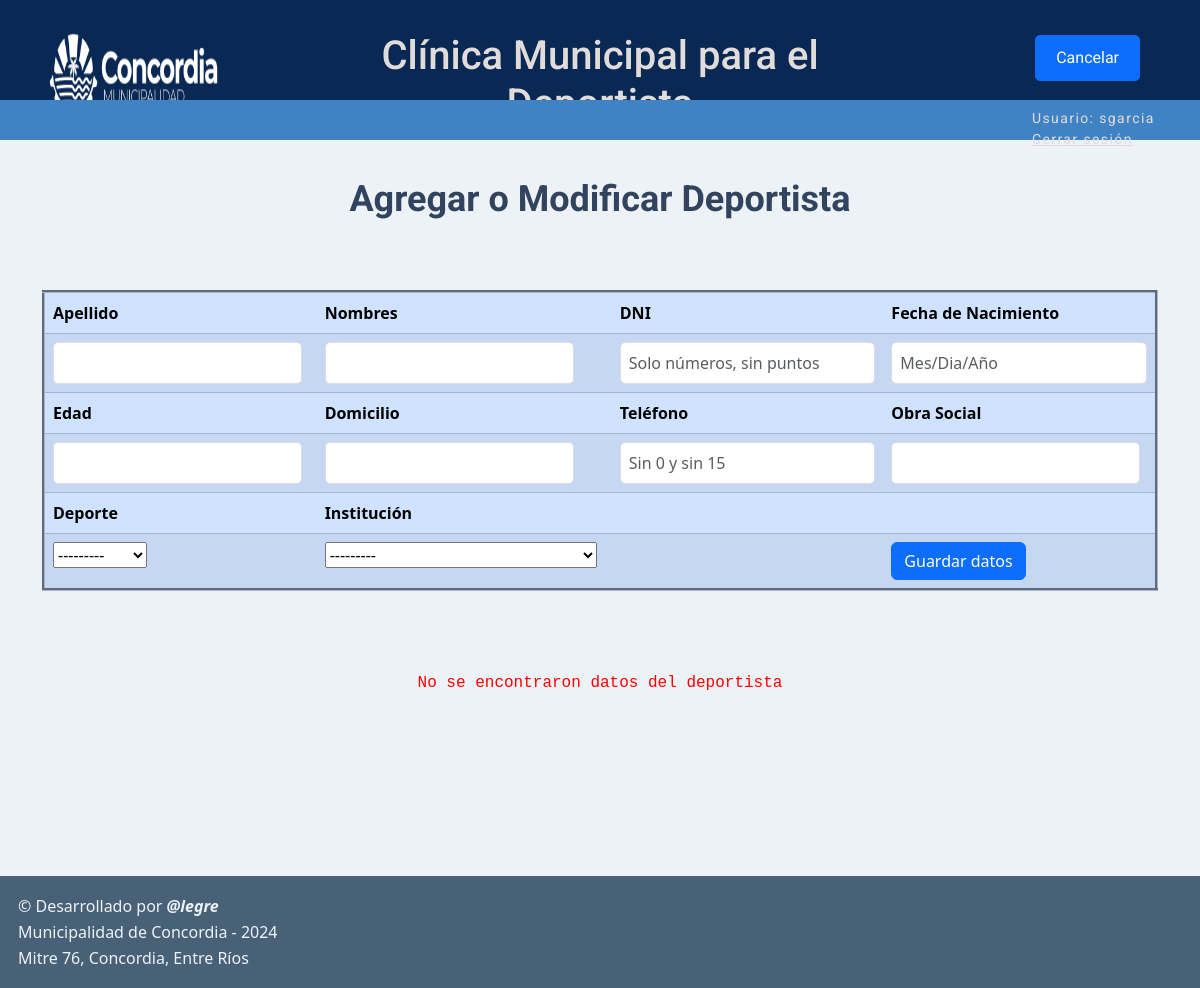
The page /clinica/editar-deportista/7 (signed in) on the database as committed earlier.
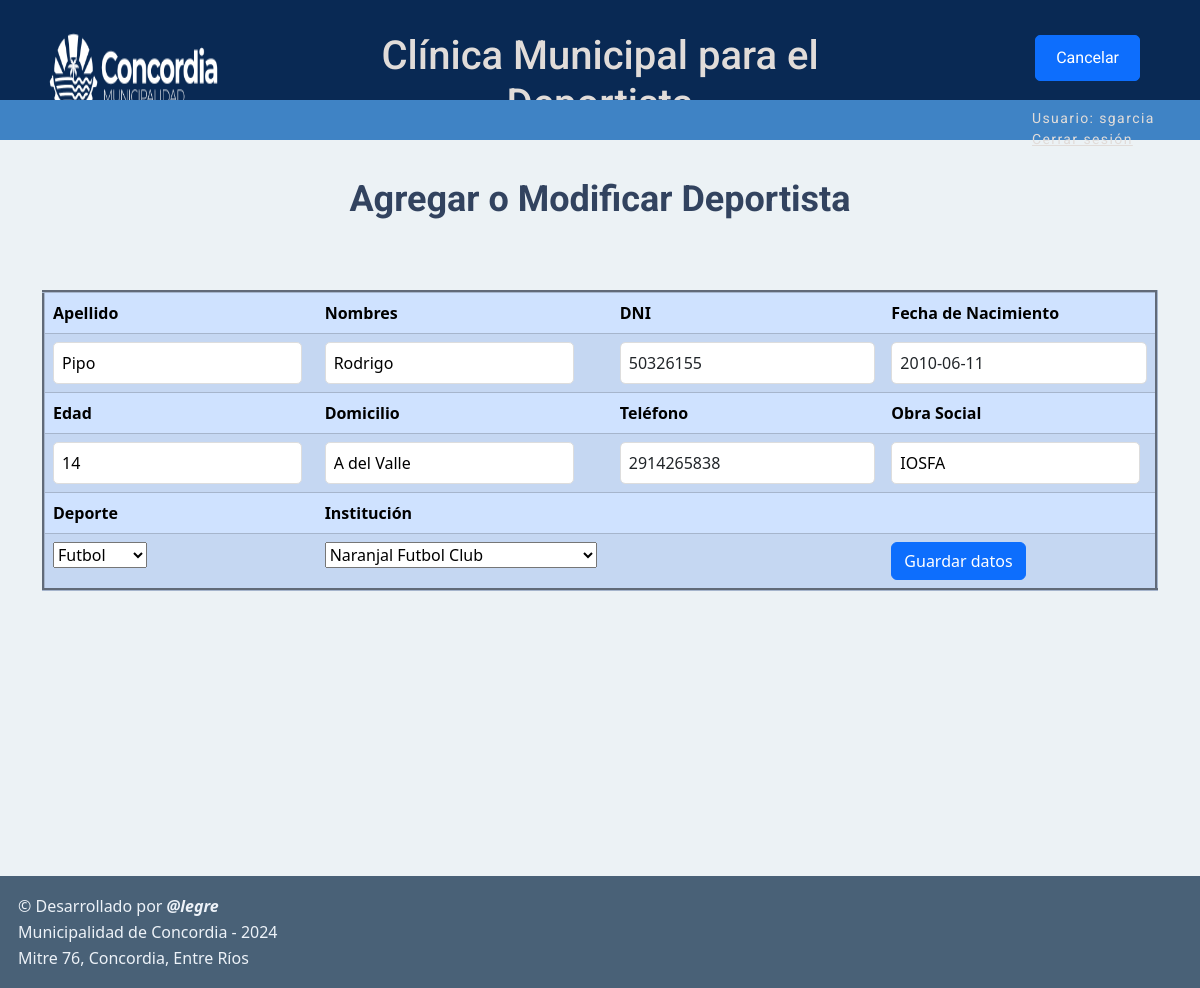
The same page on the database as committed later.
### main/models.py (models this page shows, shortened)
class Deportista(models.Model):
    apellido = models.CharField('Apellido', max_length=20)
    nombres = models.CharField('Nombres', max_length=30)
    dni = models.IntegerField('DNI')
    fecha_nac = models.DateField('Fecha de nacimiento')
    edad = models.IntegerField('Edad')
    domicilio = models.CharField('Domicilio', max_length=30, null=True, blank=True)
    telefono = models.IntegerField('Teléfono', null=True, blank=True)
    obra_social = models.CharField('Obra Social', max_length=25, null=True, blank=True)
    id_deporte = models.ForeignKey(Deporte, on_delete=models.PROTECT)
    id_institucion = models.ForeignKey(Institucion, on_delete=models.PROTECT)
    class Meta:
        db_table = ''
        managed = True
        verbose_name = 'Deportista'
        verbose_name_plural = 'Deportistas'

### main/views.py (the view)
# urls.py: path('editar-deportista/<int:id>', login_required(views.editar_deportista), name='editar-deportista'), # guardar datos de la evaluación
@csrf_protect
@login_required
def editar_deportista(request, id, template_name='main/add-deportista.html'):
    form = DeportistaForm()
    error = None
    try:
        deportista = Deportista.objects.get(id=id)
        if request.method == 'GET':
            form = DeportistaForm(instance=deportista)
        else:
            form = DeportistaForm(request.POST, instance=deportista)
            if form.is_valid():
                dni = request.POST.get('dni')
                form.save()
            return redirect('mostrar', dni)
    except ObjectDoesNotExist as e:
        error = 'No se encontraron datos del deportista'
    return render(request, template_name, {'form': form, 'error': error})

### main/forms.py
class DeportistaForm(ModelForm):
    class Meta:
        model = Deportista
        fields = '__all__'
        widgets = {
            'fecha_nac': forms.DateInput(attrs={
                'class': 'form-control',
                'placeholder': 'Mes/Dia/Año'
            }),
            'dni': forms.DateInput(attrs={
                'class': 'form-control',
                'placeholder': 'Solo números, sin puntos'
            }),
            'telefono': forms.DateInput(attrs={
                'class': 'form-control',
                'placeholder': 'Sin 0 y sin 15'
            }),
        }

### main/models.py (called while the page is built)
    def __str__(self):
        return f'{self.nombre}'

    def __str__(self):
        return f'{self.nombre}'

### templates/main/add-deportista.html (shortened to what this page needs)
{% extends 'main/base.html' %}
{% load static %}
{% block bloque_principal %}
    <a href={% url 'menu' %} class="btn btn-primary boton-flotante">Cancelar</a>
    <p class="tit-page">{% block titulo_principal %}Agregar o Modificar Deportista{% endblock %}</p>
    <div class='container'>
        <form method="post">
            <table class='table table-striped table-primary table-hover instituciones'>
                <thead>
                    <tr class="table-primary">
                        <th>Apellido</th>
                        <th>Nombres</th>
                        <th>DNI</th>
                        <th>Fecha de Nacimiento</th>
                    </tr>
                </thead>
                <tr class="table-primary">
                    <td class="table-primary">{{ form.apellido }}</td>
                    <td class="table-primary">{{ form.nombres }}</td>
                    <td class="table-primary">{{ form.dni }}</td>
                    <td class="table-primary">{{ form.fecha_nac }}</td>
                </tr>
                <thead>
                    <tr class="table-primary">
                        <th>Edad</th>
                        <th>Domicilio</th>
                        <th>Teléfono</th>
                        <th>Obra Social</th>
                    </tr>
                </thead>
                <tr class="table-primary">
                    <td class="table-primary">{{ form.edad }}</td>
                    <td class="table-primary">{{ form.domicilio }}</td>
                    <td class="table-primary">{{ form.telefono }}</td>
                    <td class="table-primary">{{ form.obra_social }}</td>
                </tr>
                <thead>
                    <tr class="table-primary">
                        <th>Deporte</th>
                        <th>Institución</th>
                        <th></th>
                        <th></th>
                    </tr>
                </thead>
                <tr class="table-primary">
                    <td class="table-primary">{{ form.id_deporte }}</td>
                    <td class="table-primary">{{ form.id_institucion }}</td>
                    <td class="table-primary"></td>
                    <td class="table-primary"><button type="submit" class="btn btn-primary" value='Guardar'>Guardar datos</button></td>
                </tr>
            </table>
        </form>
    </div>
    <div class='separador-deportista'>
        {% if error %}
            <samp>{{ error }}</samp>
        {% else %}
            <samp></samp>
        {% endif %}
    </div>
{% endblock %}

Rows that differ between the two databases and show on the page:
added Deportista: apellido "Pipo", nombres "Rodrigo", dni "50326155", fecha_nac "2010-06-11", edad "14", domicilio "A del Valle", telefono "2914265838", obra_social "IOSFA", id_deporte "Futbol", id_institucion "Naranjal Futbol Club"
Other text that changed with them:
form field id_deporte: "---------" → (not shown)
form field id_institucion: "---------" → (not shown)
{{ error }}: "No se encontraron datos del deportista" → (not shown)
